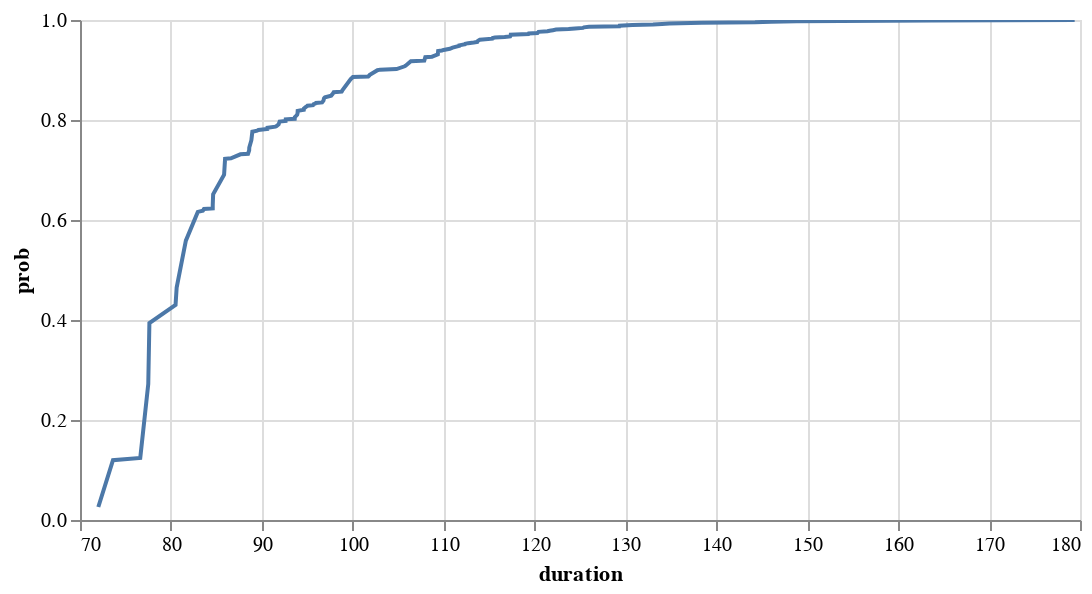

The cell this chart's notebook holds for it:
### Code cell
fig = plot_ECDF(df)
fig.interactive()

### Figure 1 — Vega-Lite specification as saved in the notebook (floating-point values rounded to 4 significant figures)
{"config": {"view": {"continuousWidth": 400, "continuousHeight": 300}}, "data": {"name": "data-8f4c211603ab969cfa478a0a5dd52d9a"}, "mark": "line", "encoding": {"x": {"field": "duration", "type": "quantitative"}, "y": {"field": "prob", "type": "quantitative"}}, "height": 250, "selection": {"selector013": {"type": "interval", "bind": "scales", "encodings": ["x", "y"]}}, "width": 500, "$schema": "https://vega.github.io/schema/vega-lite/v4.17.0.json", "datasets": {"data-8f4c211603ab969cfa478a0a5dd52d9a": [{"duration": 72.01, "prob": 0.02596}, {"duration": 73.63, "prob": 0.1196}, {"duration": 76.63, "prob": 0.1242}, {"duration": 77.51, "prob": 0.272}, {"duration": 77.63, "prob": 0.3939}, {"duration": 80.51, "prob": 0.43}, {"duration": 80.63, "prob": 0.465}, {"duration": 81.65, "prob": 0.5587}, {"duration": 82.96, "prob": 0.6163}, {"duration": 83.51, "prob": 0.6185}, {"duration": 83.63, "prob": 0.6219}, {"duration": 84.6, "prob": 0.623}, {"duration": 84.6, "prob": 0.6298}, {"duration": 84.65, "prob": 0.6512}, {"duration": 85.85, "prob": 0.6907}, {"duration": 85.96, "prob": 0.7223}, {"duration": 86.6, "prob": 0.7235}, {"duration": 87.65, "prob": 0.7314}, {"duration": 88.48, "prob": 0.7325}, {"duration": 88.61, "prob": 0.7393}, {"duration": 88.62, "prob": 0.7449}, {"duration": 88.85, "prob": 0.7596}, {"duration": 88.96, "prob": 0.7765}, {"duration": 89.5, "prob": 0.7788}, {"duration": 89.62, "prob": 0.7799}, {"duration": 90.61, "prob": 0.7822}, {"duration": 90.62, "prob": 0.7844}, {"duration": 91.5, "prob": 0.7867}, {"duration": 91.62, "prob": 0.7878}, {"duration": 91.85, "prob": 0.7912}, {"duration": 91.96, "prob": 0.7968}, {"duration": 92.62, "prob": 0.798}, {"duration": 92.63, "prob": 0.8014}, {"duration": 93.62, "prob": 0.8025}, {"duration": 93.63, "prob": 0.8059}, {"duration": 93.89, "prob": 0.8104}, {"duration": 93.93, "prob": 0.8138}, {"duration": 93.95, "prob": 0.8183}, {"duration": 94.62, "prob": 0.8205}, {"duration": 94.63, "prob": 0.8228}, {"duration": 94.85, "prob": 0.8262}, {"duration": 94.95, "prob": 0.8273}, {"duration": 95.02, "prob": 0.8284}, {"duration": 95.63, "prob": 0.8296}, {"duration": 95.71, "prob": 0.8318}, {"duration": 95.89, "prob": 0.833}, {"duration": 95.95, "prob": 0.8341}, {"duration": 96.63, "prob": 0.8352}, {"duration": 96.78, "prob": 0.8386}, {"duration": 96.82, "prob": 0.842}, {"duration": 96.84, "prob": 0.8431}, {"duration": 96.89, "prob": 0.8442}, {"duration": 96.95, "prob": 0.8454}, {"duration": 97.63, "prob": 0.8488}, {"duration": 97.84, "prob": 0.8533}, {"duration": 97.91, "prob": 0.8555}, {"duration": 98.78, "prob": 0.8567}, {"duration": 98.82, "prob": 0.8578}, {"duration": 98.84, "prob": 0.8589}, {"duration": 99.72, "prob": 0.8804}, {"duration": 99.78, "prob": 0.8815}, {"duration": 99.82, "prob": 0.8826}, {"duration": 99.91, "prob": 0.8837}, {"duration": 99.95, "prob": 0.8849}, {"duration": 100.0, "prob": 0.886}, {"duration": 101.7, "prob": 0.8871}, {"duration": 101.8, "prob": 0.8894}, {"duration": 101.9, "prob": 0.8905}, {"duration": 102.7, "prob": 0.8995}, {"duration": 103.0, "prob": 0.9007}, {"duration": 104.8, "prob": 0.9018}, {"duration": 105.7, "prob": 0.9074}, {"duration": 105.8, "prob": 0.9086}, {"duration": 106.4, "prob": 0.9176}, {"duration": 107.9, "prob": 0.9187}, {"duration": 108.0, "prob": 0.9255}, {"duration": 108.7, "prob": 0.9266}, {"duration": 108.9, "prob": 0.9278}, {"duration": 109.4, "prob": 0.9312}, {"duration": 109.4, "prob": 0.9379}, {"duration": 109.8, "prob": 0.9391}, {"duration": 110.0, "prob": 0.9402}, {"duration": 110.7, "prob": 0.9424}, {"duration": 111.0, "prob": 0.9447}, {"duration": 111.7, "prob": 0.9481}, {"duration": 111.7, "prob": 0.9492}, {"duration": 112.4, "prob": 0.9515}, {"duration": 112.4, "prob": 0.9526}, {"duration": 112.7, "prob": 0.9537}, {"duration": 113.3, "prob": 0.9549}, {"duration": 113.7, "prob": 0.956}, {"duration": 113.7, "prob": 0.9571}, {"duration": 113.8, "prob": 0.9582}, {"duration": 114.0, "prob": 0.9605}, {"duration": 115.4, "prob": 0.9628}, {"duration": 115.4, "prob": 0.9639}, {"duration": 115.6, "prob": 0.965}, {"duration": 116.7, "prob": 0.9661}, {"duration": 117.3, "prob": 0.9673}, {"duration": 117.4, "prob": 0.9684}, {"duration": 117.4, "prob": 0.9707}, {"duration": 119.3, "prob": 0.9718}, {"duration": 119.4, "prob": 0.9729}, {"duration": 120.3, "prob": 0.974}, {"duration": 120.4, "prob": 0.9752}, {"duration": 120.4, "prob": 0.9763}, {"duration": 121.4, "prob": 0.9774}, {"duration": 121.7, "prob": 0.9786}, {"duration": 122.0, "prob": 0.9797}, {"duration": 122.4, "prob": 0.9808}, {"duration": 123.7, "prob": 0.9819}, {"duration": 124.5, "prob": 0.9831}, {"duration": 125.3, "prob": 0.9842}, {"duration": 125.4, "prob": 0.9853}, {"duration": 126.0, "prob": 0.9865}, {"duration": 129.3, "prob": 0.9876}, {"duration": 129.4, "prob": 0.9887}, {"duration": 130.8, "prob": 0.9898}, {"duration": 133.0, "prob": 0.991}, {"duration": 134.0, "prob": 0.9921}, {"duration": 134.8, "prob": 0.9932}, {"duration": 138.4, "prob": 0.9944}, {"duration": 144.3, "prob": 0.9955}, {"duration": 146.0, "prob": 0.9966}, {"duration": 148.8, "prob": 0.9977}, {"duration": 163.5, "prob": 0.9989}, {"duration": 179.4, "prob": 1.0}]}}
